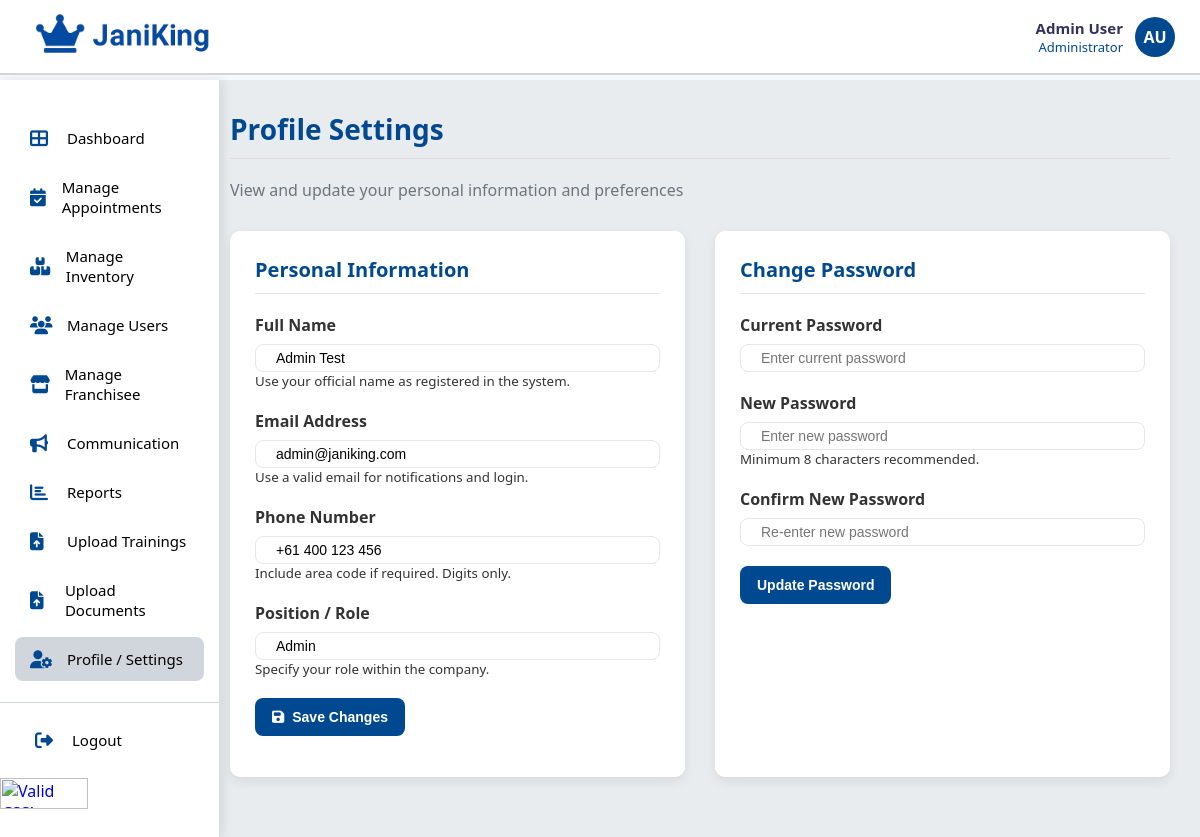
The page /root/admin/admin_profile.php on the database its author committed.
### tables this page shows
CREATE TABLE `users` (
  `user_id` int(11) NOT NULL,
  `role` enum('Admin','Staff') DEFAULT NULL,
  `name` varchar(100) DEFAULT NULL,
  `email` varchar(100) DEFAULT NULL,
  `password_hash` varchar(255) DEFAULT NULL,
  `phone` varchar(20) DEFAULT NULL,
  `status` enum('Active','Inactive') DEFAULT 'Active',
  `created_at` timestamp NOT NULL DEFAULT current_timestamp(),
  `updated_at` timestamp NOT NULL DEFAULT current_timestamp() ON UPDATE current_timestamp()
);

### root/admin/admin_profile.php (the view, shortened to what this page needs)
<?php
require_once "../../db/config.php";
$admin_id = 1;
$stmt = $conn->prepare("SELECT user_id, name, email, phone, role FROM users WHERE user_id = ?");
$stmt->execute([$admin_id]);
$admin = $stmt->fetch(PDO::FETCH_ASSOC);
include('../includes/header.php');
include('../includes/admin_navbar.php');
function e($string) {
    return htmlspecialchars($string, ENT_QUOTES, 'UTF-8');
}
?>
<!DOCTYPE html>
<html lang="en">
<head>
  <link rel="stylesheet" href="https://cdnjs.cloudflare.com/ajax/libs/font-awesome/6.4.0/css/all.min.css">
  <link rel="stylesheet" href="../assets/css/style_admin.css">
</head>
<body>
  <div class="main-container">
    <main class="main-content">
      <h1 class="page-title">Profile Settings</h1>
      <p class="page-subtitle">View and update your personal information and preferences</p>
      <div class="two-column-layout">
        <div>
          <div class="profile-section">
            <h2 class="section-title">Personal Information</h2>
            <form method="post" action="admin_profile/admin_profile_update.php">
              <div class="form-group">
                <label for="name">Full Name</label>
                <input type="text" class="form-control" name="name" id="name"
                       value="<?= e($admin['name']); ?>"
                       placeholder="Enter your full name" required>
                <small class="form-text text-muted">Use your official name as registered in the system.</small>
              </div>
              <div class="form-group">
                <label for="email">Email Address</label>
                <input type="email" class="form-control" name="email" id="email"
                       value="<?= e($admin['email']); ?>"
                       placeholder="example@domain.com" required>
                <small class="form-text text-muted">Use a valid email for notifications and login.</small>
              </div>
              <div class="form-group">
                <label for="phone">Phone Number</label>
                <input type="text" class="form-control" name="phone" id="phone"
                       value="<?= e($admin['phone']); ?>"
                       placeholder="e.g., 0412345678">
                <small class="form-text text-muted">Include area code if required. Digits only.</small>
              </div>
              <div class="form-group">
                <label for="role">Position / Role</label>
                <input type="text" class="form-control" name="role" id="role"
                       value="<?= e($admin['role']); ?>"
                       placeholder="Admin, Staff, etc." required>
                <small class="form-text text-muted">Specify your role within the company.</small>
              </div>
              <button type="submit" class="btn btn-primary">
                <i class="fas fa-save"></i> Save Changes
              </button>
            </form>
          </div>
        </div>
        <div class="profile-section">
          <h2 class="section-title">Change Password</h2>
          <form method="post" action="admin_profile/admin_profile_update_password.php">
            <div class="form-group">
              <label for="current-password">Current Password</label>
              <input type="password" class="form-control" name="current_password" id="current-password" placeholder="Enter current password" required>
            </div>
            <div class="form-group">
              <label for="new-password">New Password</label>
              <input type="password" class="form-control" name="new_password" id="new-password" placeholder="Enter new password" required>
              <small class="form-text text-muted">Minimum 8 characters recommended.</small>
            </div>
            <div class="form-group">
              <label for="confirm-password">Confirm New Password</label>
              <input type="password" class="form-control" name="confirm_password" id="confirm-password" placeholder="Re-enter new password" required>
            </div>
            <button type="submit" class="btn btn-primary">Update Password</button>
          </form>
        </div>
      </div>
    </main>
  </div>
</body>
</html>

### root/assets/css/style_admin.css (style rules this page uses)
:root { --header-h: 80px; --nav-w: 220px; --brand-blue: #004990; --bg: #f8f9fa; --card-bg: #ffffff; --text: #333333; --muted: #6c757d; --border: #e5e7eb; --shadow: 0 4px 12px rgba(0,0,0,.08); }
* { box-sizing:border-box; }
html, body { height:100%; }
body { margin:0; font-family: 'Segoe UI', Tahoma, Geneva, Verdana, sans-serif; color: var(--text); background: var(--bg); overflow:hidden; }
.main-content { margin-left: 200px; padding: 30px; }
.main-container { display:flex; height:100vh; padding-top: var(--header-h); }
.main-content { flex: 1; padding: 30px; overflow-y: auto; background: #e9ecef; }
.page-title { color: var(--brand-blue); font-size: 28px; margin: 0 0 20px 0; padding-bottom: 10px; border-bottom: 1px solid #ddd; }
.section-title { color: var(--brand-blue); font-size: 20px; margin: 0 0 15px 0; }
.btn { display:inline-flex; align-items:center; gap:8px; padding:10px 16px; border:1px solid transparent; border-radius: 8px; font-size:14px; font-weight:600; cursor:pointer; transition: all .2s ease; text-decoration:none; }
.btn-primary { background: var(--brand-blue); color:#fff; }
.page-subtitle { color: var(--muted); margin-bottom: 30px; font-size: 16px; }
.section-title { color: var(--brand-blue); font-size: 20px; margin-bottom: 20px; padding-bottom: 10px; border-bottom: 1px solid var(--border); }
.form-group { margin-bottom: 20px; }
.form-group label { display: block; margin-bottom: 8px; font-weight: 600; color: var(--text); }
.form-control { width: 100%; padding: 5px 20px; border: 1px solid var(--border); border-radius: 8px; font-size: 14px; background: #fff; }
.two-column-layout { display: grid; grid-template-columns: 1fr 1fr; gap: 30px; }
.profile-section { background: var(--card-bg); padding: 25px; border-radius: 10px; box-shadow: var(--shadow); margin-bottom: 30px; }

### rows shown on the page
users: name "Admin Test", email "admin@janiking.com", phone "+61 400 123 456", role "Admin"
